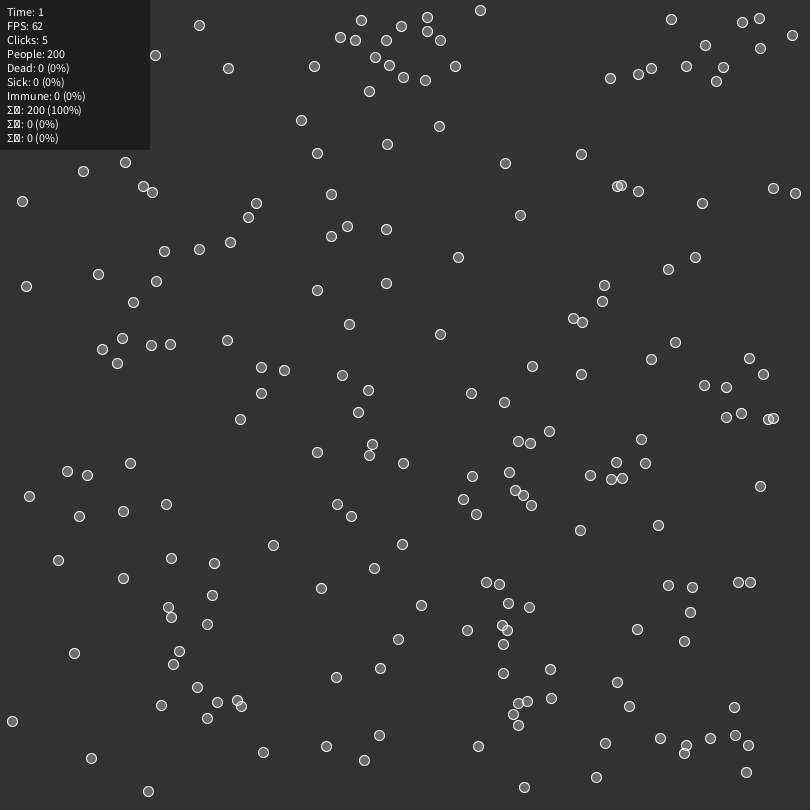
Frame 1 (no input)
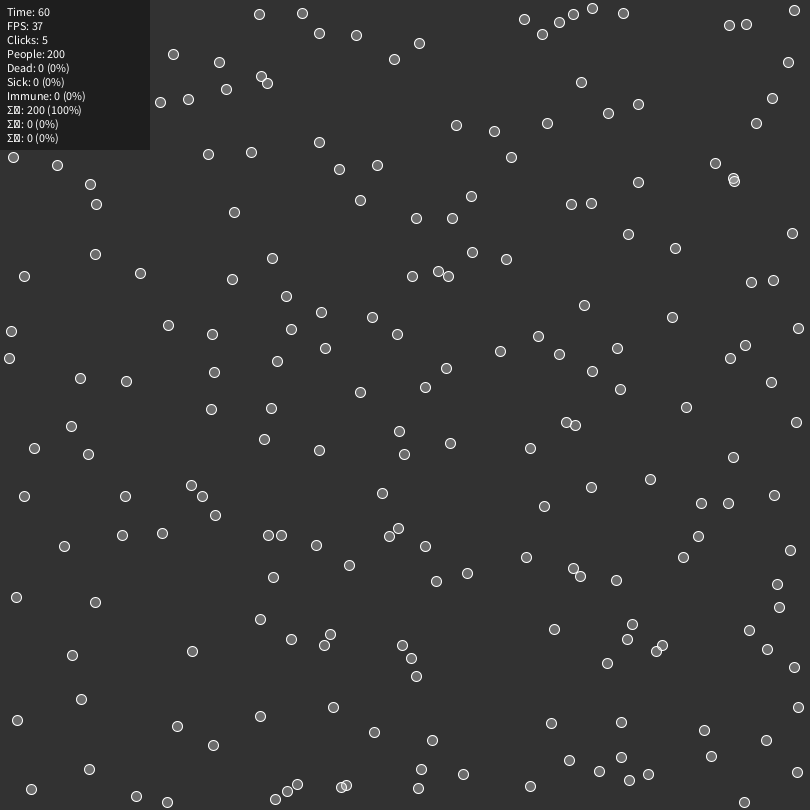
Frame 60 (the mouse pressed at the canvas centre just before this capture)
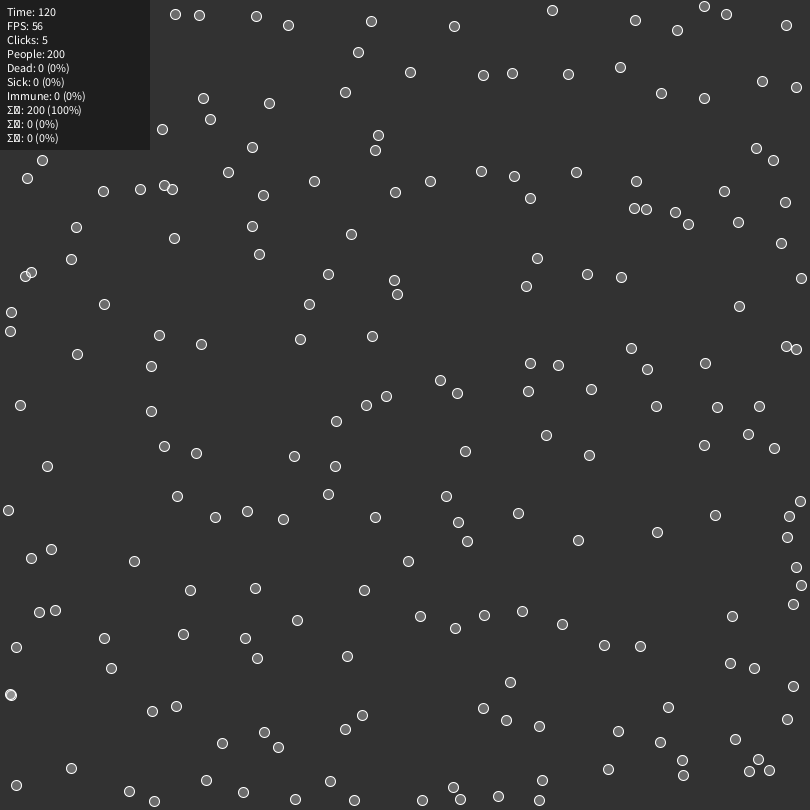
Frame 120 (the mouse held since frame 60 and released just before this capture)

The Processing sketch that drew these frames (run headless with seeded random() and noise(); from frame 60 on, the mouse is pressed at the canvas centre):

// Processing sketch: processing_179532
// ── processing_179532.pde

final static int CELL_SIZE = 90;
final static int CELLS_X   = 9;
final static int CELLS_Y   = 9;
final static int N_VICTIMS = 200;

Victim[] victims;
ArrayList<Victim>[][] neighbors;
int numSick, numImmune, numDead;
float sumHealth, sumImmunity, sumInfection;
int num = 5;
boolean showRange = false;
Victim hover = null;

void setup() {
  size(810, 810);
  smooth();
  victims   = new Victim[N_VICTIMS];
  neighbors = new VictimList[CELLS_X][CELLS_Y];
  for(int i = 0; i < victims.length; i++)
    victims[i] = new Victim();
  for(int i = 0; i < neighbors.length; i++)
    for(int j = 0; j < neighbors[i].length; j++)
      neighbors[i][j] = new VictimList();
}

void mouseMoved() {
  PVector m = new PVector(mouseX, mouseY);
  int x = constrain(floor(mouseX / CELL_SIZE), 0, CELLS_X - 1);
  int y = constrain(floor(mouseY / CELL_SIZE), 0, CELLS_Y - 1);
  hover = null;
  float closest = -1;
  cursor(ARROW);
  for(Victim v : neighbors[x][y]) {
    float d = PVector.dist(v.position, m);
    if(d < 20 && (hover == null || d < closest)) {
      hover = v;
      closest = d;
      cursor(HAND);
    }
  }
}

void mousePressed() {
  if(num == 0) return;
  if(hover == null) return;
  if(hover.infection > 0) return;
  hover.infection = 0.01;
  num--;
}

void keyPressed() {
  if(keyCode == SHIFT)
    showRange = true;
}

void keyReleased() {
  if(keyCode == SHIFT)
    showRange = false; 
}

void draw() {
  // Clean out values from last tick.
  background(50);
  numSick = numImmune = numDead = 0;
  sumHealth = sumImmunity = sumInfection = 0;

  // Welcome to the neighborhood.
  if(frameCount % 10 == 0)
  {
    for(int i = 0; i < neighbors.length; i++)
      for(int j = 0; j < neighbors[i].length; j++)
        neighbors[i][j].clear();
    for(int i = 0; i < victims.length; i++) {
      Victim v = victims[i];
      int x = constrain(floor(v.position.x / CELL_SIZE), 0, CELLS_X - 1);
      int y = constrain(floor(v.position.y / CELL_SIZE), 0, CELLS_Y - 1);
      neighbors[x][y].add(v);
      if(y < CELLS_Y - 1) neighbors[x][y + 1].add(v);
      if(y > 0) neighbors[x][y - 1].add(v);
      if(x < CELLS_X - 1) {
        neighbors[x + 1][y].add(v);
        if(y < CELLS_Y - 1) neighbors[x + 1][y + 1].add(v);
        if(y > 0) neighbors[x + 1][y - 1].add(v);
      }
      if(x > 0) {
        neighbors[x - 1][y].add(v);
        if(y < CELLS_Y - 1) neighbors[x - 1][y + 1].add(v);
        if(y > 0) neighbors[x - 1][y - 1].add(v);
      }
    }
  }

  // Draw victims.
  for(int i = 0; i < victims.length; i++) {
    Victim v = victims[i];
    v.tick();
    if(v.infection > 0) {
      if(showRange) {
        float r = 10 + sqrt(1000 * v.infection);
        noStroke();
        fill(v.infection * 255, 0, 0, 100);
        ellipse(v.position.x, v.position.y, r, r);
      }
      fill(v.infection * 255, 0, 0);
    }
    else {
      fill(200, 100);
    }
    stroke(255);
    ellipse(v.position.x, v.position.y, 10, 10);
    if(v.health == 0) {
      line(v.position.x + 7, v.position.y + 7, v.position.x - 7, v.position.y - 7);
      line(v.position.x + 7, v.position.y - 7, v.position.x - 7, v.position.y + 7);
    }
/*  else if(v.health < 0.95) {
      strokeWeight(2.5);
      stroke(255, 0, 0);
      noFill();
      arc(v.position.x, v.position.y, 10, 10, 0, TWO_PI * (1 - v.health));
      strokeWeight(1);
    }
*/}

  // Show details when you hover over one victim.
  if(hover != null) {
    if(showRange)
      for(Victim v : hover.getNeighbors()) {
        stroke(0, 255, 0, 100);
        noFill();
        rect(v.position.x - 9, v.position.y - 8, 17, 16);
      }   
    fill(0, 100);
    noStroke();
    rect(hover.position.x + 14, hover.position.y - 23, 52, 45);
    if(num > 0) {
      stroke(255, 0, 0);
      fill(255, 0, 0);
    }
    else {
      stroke(200);
      fill(200);
    }
    crosshair(hover.position);
    text(join(new String[] {
      nf(hover.health,    0, 3) + " \u2661",
      nf(hover.immunity,  0, 3) + " \u2629",
      nf(hover.infection, 0, 3) + " \u2623",
    }, "\n"), hover.position.x + 15, hover.position.y - 10);
  }

  // Draw heads up display.
  fill(0, 100);
  noStroke();
  rect(0, 0, 150, 150);
  fill(255);
  text(join(new String[] {
    "Time: "         + frameCount,
    "FPS: "          + round(frameRate),
    "Clicks: "       + num,
    "People: "       + victims.length,
    "Dead: "         + formatPercent(numDead),
    "Sick: "         + formatPercent(numSick),
    "Immune: "       + formatPercent(numImmune),
    "\u03A3\u2661: " + formatPercent(int(sumHealth)),
    "\u03A3\u2629: " + formatPercent(int(sumImmunity)),
    "\u03A3\u2623: " + formatPercent(int(sumInfection)),
  }, "\n"), 7, 16);
}

String formatPercent(int i) {
  return i + " (" + int(100.0 * i / victims.length) + "%)";
}

void crosshair(PVector v) {
  line(v.x + 10, v.y + 10, v.x +  5, v.y + 10);
  line(v.x + 10, v.y + 10, v.x + 10, v.y +  5);
  line(v.x - 10, v.y - 10, v.x -  5, v.y - 10);
  line(v.x - 10, v.y - 10, v.x - 10, v.y -  5);
  line(v.x + 10, v.y - 10, v.x +  5, v.y - 10);
  line(v.x + 10, v.y - 10, v.x + 10, v.y -  5);
  line(v.x - 10, v.y + 10, v.x -  5, v.y + 10);
  line(v.x - 10, v.y + 10, v.x - 10, v.y +  5);
}

class Victim {
  PVector position, velocity;
  float health, immunity, infection;
  float strength;
  
  Victim() {
    do
      position = new PVector(random(10, width - 10), random(10, height - 10));
    while(position.x < 150 && position.y < 150);
    velocity  = new PVector(0, 0);
    health    = 1;
    immunity  = 0;
    infection = 0;
    strength  = sqrt(random(0.525, 1.0));
  }

  ArrayList<Victim> getNeighbors() {
      int x = constrain(floor(position.x / CELL_SIZE), 0, CELLS_X - 1);
      int y = constrain(floor(position.y / CELL_SIZE), 0, CELLS_Y - 1);
      return neighbors[x][y];
  }

  void tick() {
    // Behavior and movement.
    if(health > 0) {
      position.add(velocity);
      velocity.x += random(-0.25, 0.25);
      velocity.y += random(-0.25, 0.25);
      if(position.x < 10)          velocity.x += 1;
      if(position.y < 10)          velocity.y += 1;
      if(position.x > width  - 10) velocity.x -= 1;
      if(position.y > height - 10) velocity.y -= 1;
      if(position.x < 160 && position.y < 160)
        velocity.add(new PVector(1, 1));
      velocity.mult(health);
      for(Victim v : getNeighbors()) {
        if(this == v) continue;
        float d = PVector.dist(position, v.position);
        PVector p = PVector.sub(position, v.position);
        p.normalize();
        p.div(max(0.05, d));
        velocity.add(p);
      }
      velocity.limit(2.5);
    }

    // Medical progression.
    if(health > 0) {
      health += +0.001;    // Health recovery over time.
      immunity -= 0.00001; // Immune system memory fades over time.
      if(infection > 0) {
        float spreading = infection - immunity * 1.5;
        float damage    = infection / strength;
        health    -= random(damage    / 100.0); // Infection damages health.
        immunity  += random(infection / 100.0); // Infection produces natural immunity.
        infection += random(spreading / 10.0);  // Infection incubates over time.
      }
    }
    health    = constrain(health,    0, 1);
    immunity  = constrain(immunity,  0, 1);
    infection = constrain(infection, 0, 1);
    sumHealth    += health;
    sumImmunity  += immunity;
    sumInfection += infection;
    if(health <= 0)
      numDead++;
    else if(infection > 0)
      numSick++;
    else if(immunity > 0)
      numImmune++;

    // Transmission to others.
    if(infection > 0) {
      for(Victim v : getNeighbors()) {
        if(this == v) continue;
        if(v.infection > 0) continue;
        float d = PVector.dist(v.position, position);
        if(d > 10 + sqrt(1000 * infection)) continue;
        if(v.immunity > random(0, infection)) continue;
        v.infection = 0.01;
      }
    }
  }
}

class VictimList extends ArrayList<Victim> {
  // Extend the generic type to allow 2-dimensional neighbors array.
}
